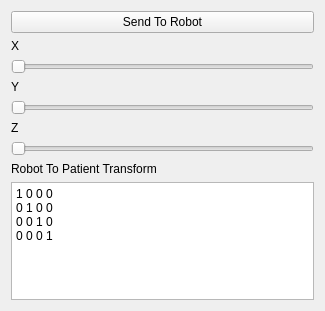
<?xml version="1.0" encoding="UTF-8"?>
<ui version="4.0">
 <class>load_robot</class>
 <widget class="qMRMLWidget" name="load_robot">
  <property name="geometry">
   <rect>
    <x>0</x>
    <y>0</y>
    <width>325</width>
    <height>311</height>
   </rect>
  </property>
  <layout class="QVBoxLayout" name="verticalLayout">
   <item>
    <widget class="QPushButton" name="pushButton">
     <property name="text">
      <string>Send To Robot</string>
     </property>
    </widget>
   </item>
   <item>
    <widget class="QLabel" name="label">
     <property name="text">
      <string>X</string>
     </property>
    </widget>
   </item>
   <item>
    <widget class="QSlider" name="X_Slider">
     <property name="orientation">
      <enum>Qt::Horizontal</enum>
     </property>
    </widget>
   </item>
   <item>
    <widget class="QLabel" name="label_2">
     <property name="text">
      <string>Y</string>
     </property>
    </widget>
   </item>
   <item>
    <widget class="QSlider" name="Y_Slider">
     <property name="orientation">
      <enum>Qt::Horizontal</enum>
     </property>
    </widget>
   </item>
   <item>
    <widget class="QLabel" name="label_3">
     <property name="text">
      <string>Z</string>
     </property>
    </widget>
   </item>
   <item>
    <widget class="QSlider" name="Z_Slider">
     <property name="orientation">
      <enum>Qt::Horizontal</enum>
     </property>
    </widget>
   </item>
   <item>
    <widget class="QLabel" name="label_4">
     <property name="text">
      <string>Robot To Patient Transform</string>
     </property>
    </widget>
   </item>
   <item>
    <widget class="QTextEdit" name="textEdit">
     <property name="html">
      <string>&lt;!DOCTYPE HTML PUBLIC &quot;-//W3C//DTD HTML 4.0//EN&quot; &quot;http://www.w3.org/TR/REC-html40/strict.dtd&quot;&gt;
&lt;html&gt;&lt;head&gt;&lt;meta name=&quot;qrichtext&quot; content=&quot;1&quot; /&gt;&lt;style type=&quot;text/css&quot;&gt;
p, li { white-space: pre-wrap; }
&lt;/style&gt;&lt;/head&gt;&lt;body style=&quot; font-family:'Sans Serif'; font-size:9pt; font-weight:400; font-style:normal;&quot;&gt;
&lt;p style=&quot; margin-top:0px; margin-bottom:0px; margin-left:0px; margin-right:0px; -qt-block-indent:0; text-indent:0px;&quot;&gt;1 0 0 0&lt;/p&gt;
&lt;p style=&quot; margin-top:0px; margin-bottom:0px; margin-left:0px; margin-right:0px; -qt-block-indent:0; text-indent:0px;&quot;&gt;0 1 0 0&lt;/p&gt;
&lt;p style=&quot; margin-top:0px; margin-bottom:0px; margin-left:0px; margin-right:0px; -qt-block-indent:0; text-indent:0px;&quot;&gt;0 0 1 0&lt;/p&gt;
&lt;p style=&quot; margin-top:0px; margin-bottom:0px; margin-left:0px; margin-right:0px; -qt-block-indent:0; text-indent:0px;&quot;&gt;0 0 0 1&lt;/p&gt;&lt;/body&gt;&lt;/html&gt;</string>
     </property>
    </widget>
   </item>
  </layout>
 </widget>
 <customwidgets>
  <customwidget>
   <class>qMRMLWidget</class>
   <extends>QWidget</extends>
   <header>qMRMLWidget.h</header>
   <container>1</container>
  </customwidget>
 </customwidgets>
 <resources/>
 <connections/>
</ui>
